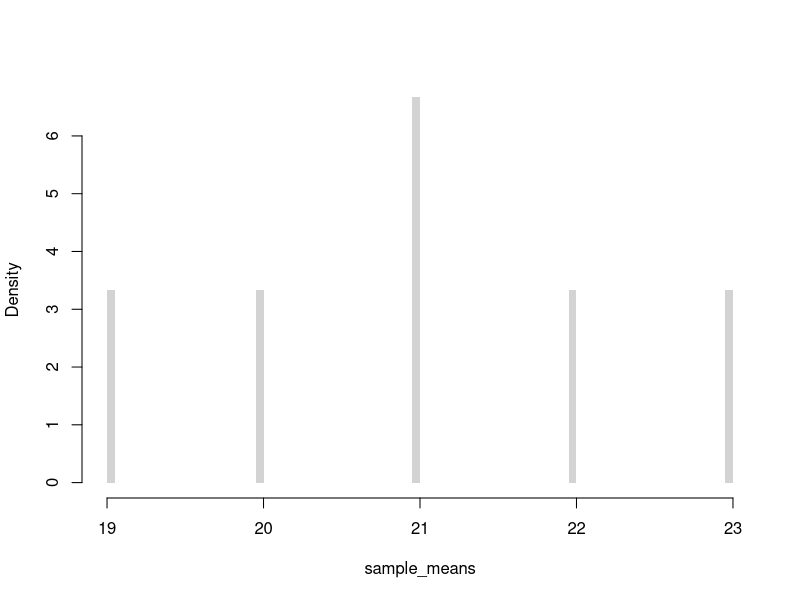
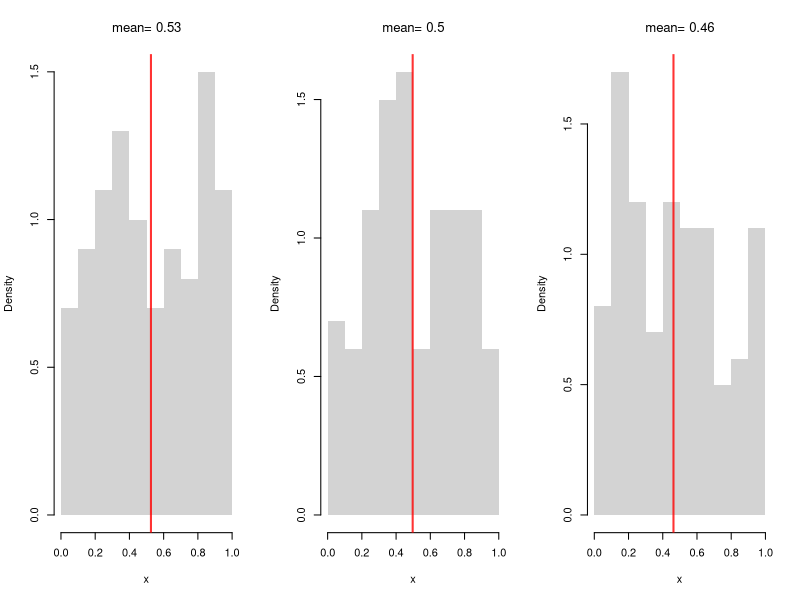
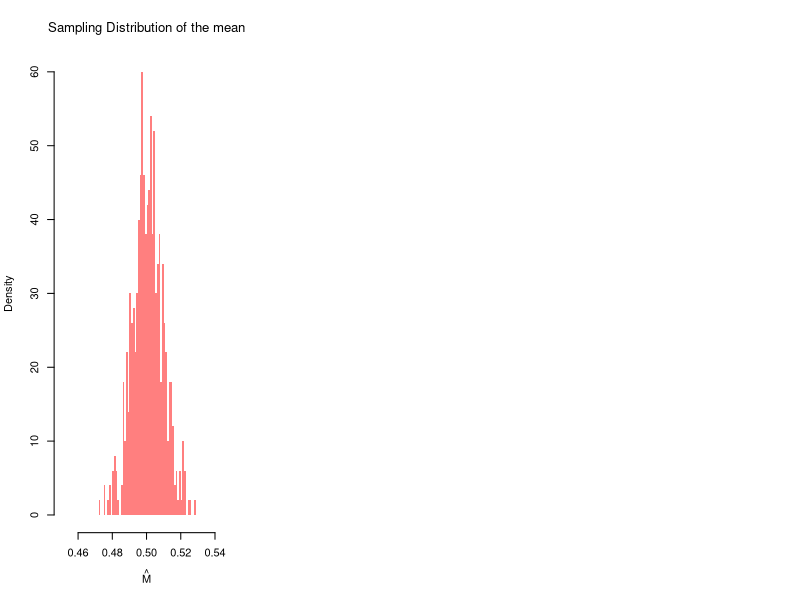
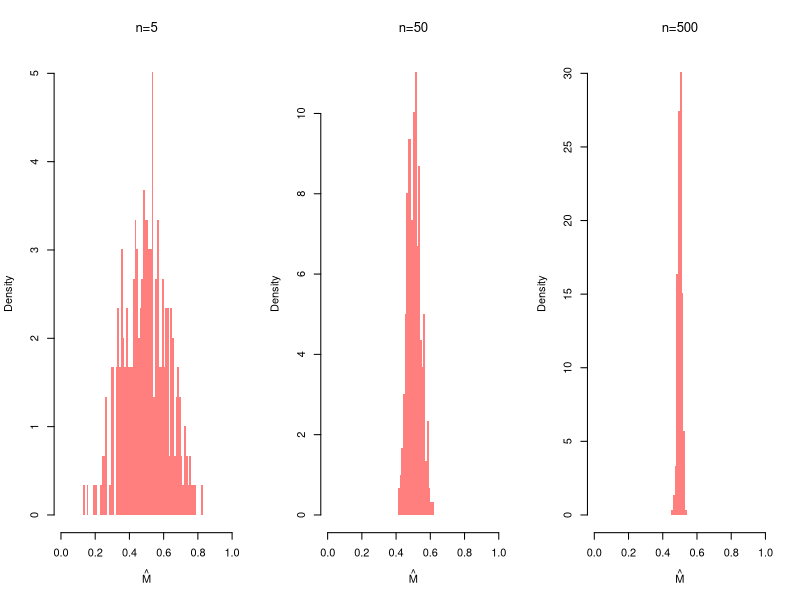
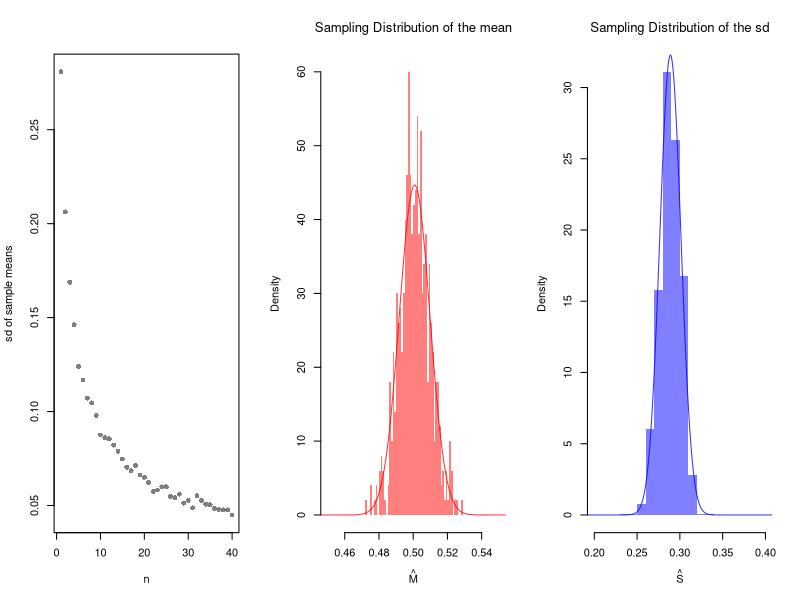
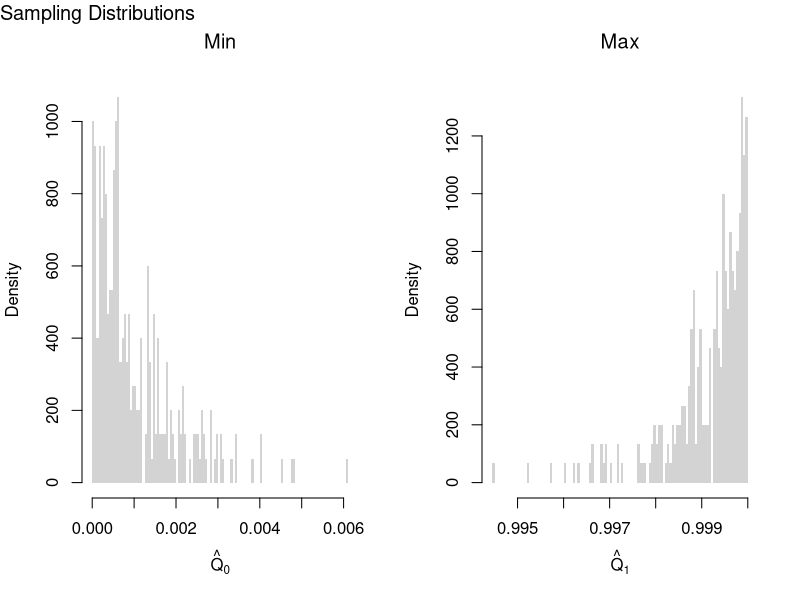
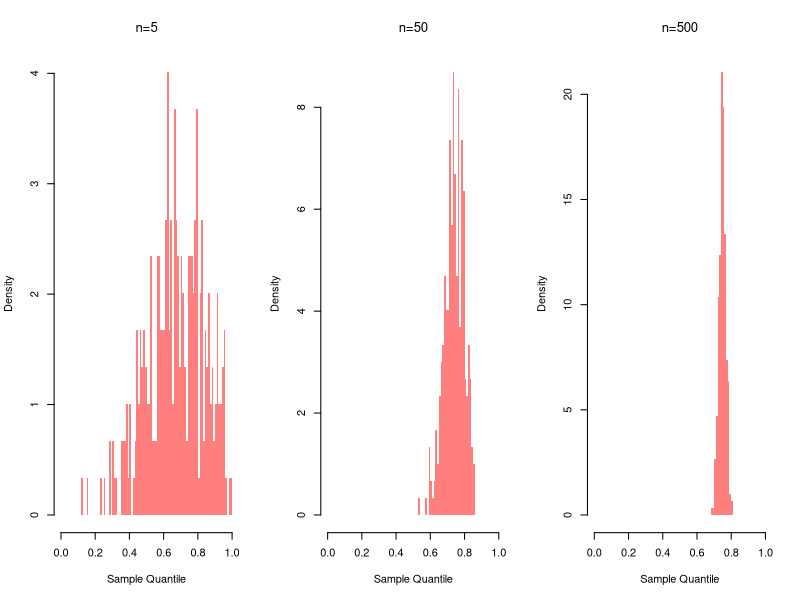
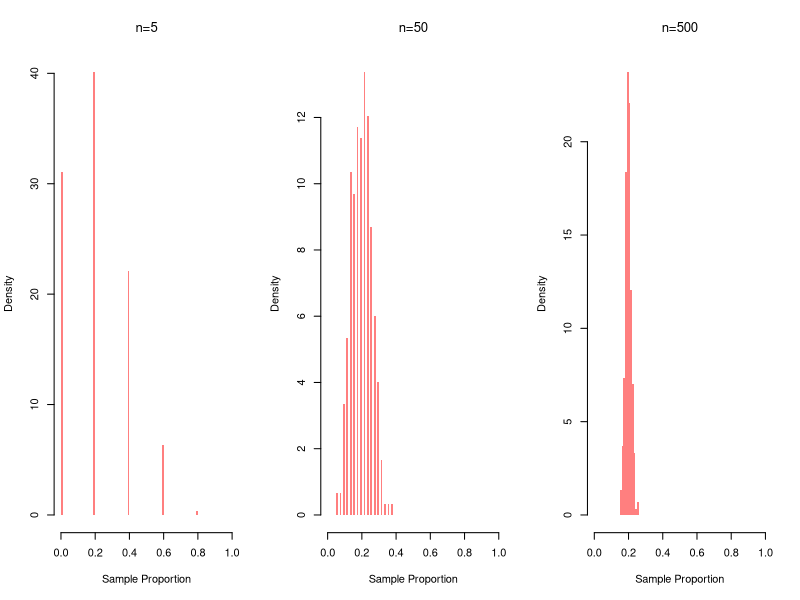

Generate these figures, in order, with R:
## ---- chunk 1
# Simple random sample (no duplicates, equal probability)
x <- c(1, 2, 3, 4) # population
sample(x, 2, replace=F) #sample
## ---- chunk 2
#{1, 2, 3} {1, 3, 2}
#{2, 1, 3} {2, 3, 1}  
#{3, 2, 1} {3, 1, 2}
factorial(3)
## ---- chunk 3
#Ways to draw k=2 from a set with n=4
#{1, 2} {1, 3} {1, 4}  
#      {2, 3} {2, 4}  
#            {3, 4} 

choose(4, 2)
## ---- chunk 4
# License plates: 3 distinct letters, 3 distinct numbers
(26 * 25 * 24) * (10 * 9 * 8)

# Bank-account sample of 3 from 20 (order irrelevant)
choose(20, 3)

# HR committee: morning ordered, afternoon unordered
(25 * 24) * choose(23, 5)
## ---- chunk 5
#All possible samples of two from a bag of numbers {1, 2, 3, 4} with replacement 
#{1, 1} {1, 2} {1, 3}, {3, 4}
#{2, 2} {2, 3} {2, 4}
#{3, 3} {3, 4}
#{4, 4}

# Simple random sample (duplicates, equal probability)
sample(x, 2, replace=T)
## ---- chunk 6
X <- c(18, 20, 22, 24) # Ages for student population
# six possible samples
m1 <- mean( X[c(1, 2)] ) #{1, 2}
m2 <- mean( X[c(1, 3)] ) #{1, 3}
m3 <- mean( X[c(1, 4)] ) #{3, 4}
m4 <- mean( X[c(2, 3)] ) #{2, 3}
m5 <- mean( X[c(2, 4)] ) #{2, 4}
m6 <- mean( X[c(3, 4)] ) #{3, 4}
# sampling distribution
sample_means <- c(m1, m2, m3, m4, m5, m6)
hist(sample_means,
    freq=F, breaks=100,
    main=NA, border=NA)
## ---- chunk 7
# Three Sample Example from infinite population
x1 <- runif(100)
m1 <- mean(x1)
x2 <- runif(100)
m2 <- mean(x2)
x3 <- runif(100)
m3 <- mean(x3)
sample_means <- c(m1, m2, m3)
sample_means

# An Equivalent Approach: fill vector in a loop
sample_means <- rep(NA, 3)
for(i in seq(sample_means)){
    x <- runif(100)
    m <- mean(x)
    sample_means[i] <- m
}
sample_means
## ---- chunk 8
# Three Sample Example w/ Visual
par(mfrow=c(1, 3))
for(b in 1:3){
    x <- runif(100) 
    m <-  mean(x)
    hist(x,
        breaks=seq(0, 1, by=.1), #for comparability
        freq=F, main=NA, border=NA)
    abline(v=m, col=rgb(1, 0, 0, .8), lwd=2)
    title(paste0('mean= ', round(m, 2)),  font.main=1)
}
## ---- chunk 9
# Many sample example
sample_means <- rep(NA, 500)
for(i in seq_along(sample_means)){
    x <- runif(1000)
    m <- mean(x)
    sample_means[i] <- m
}
hist(sample_means,
    breaks=seq(0.45, 0.55, by=.001),
    border=NA, freq=F,
    col=rgb(1, 0, 0, .5),
    xlab=expression(hat(M)),
    main=NA)
title('Sampling Distribution of the mean', font.main=1)
## ---- chunk 10
m_LLLN <- mean(sample_means)
round(m_LLLN, 3)
## ---- chunk 11
par(mfrow=c(1, 3))
for(n in c(5, 50, 500)){
    sample_means_n <- rep(NA, 299)
    for(i in seq_along(sample_means_n)){
        x <- runif(n)
        m <- mean(x)
        sample_means_n[i] <- m
    }
    hist(sample_means_n,
        breaks=seq(0, 1, by=.01),
        border=NA, freq=F,
        col=rgb(1, 0, 0, .5),
        xlab=expression(hat(M)),
        main=NA)
    title(paste0('n=', n), font.main=1)
}
## ---- chunk 12
n_seq <- seq(1, 40)
sd_seq <- rep(NA, length(n_seq))
for(n in seq_along(sd_seq)){
    sample_means_n <- rep(NA, 499)
    for(i in seq_along(sample_means_n)){
        x <- runif(n)
        m <- mean(x)
        sample_means_n[i] <- m
    }
    sd_seq[n] <- sd(sample_means_n)
}
plot(n_seq, sd_seq, pch=16, col=grey(0, 0.5),
    xlab='n', ylab='sd of sample means', main=NA)
## ---- chunk 13
X <- c(18, 20, 22, 24) #student ages (population values)
mean(X) # Population mean

# six possible samples of size 2
m1 <- mean( X[c(1, 2)] ) #{1, 2}
m2 <- mean( X[c(1, 3)] ) #{1, 3}
m3 <- mean( X[c(1, 4)] ) #{1, 4}
m4 <- mean( X[c(2, 3)] ) #{2, 3}
m5 <- mean( X[c(2, 4)] ) #{2, 4}
m6 <- mean( X[c(3, 4)] ) #{3, 4}
means_2 <- c(m1, m2, m3, m4, m5, m6)
sort(means_2)

# four possible samples of size 3
m1 <- mean( X[c(1, 2, 3)] ) 
m2 <- mean( X[c(1, 2, 4)] ) 
m3 <- mean( X[c(1, 3, 4)] ) 
m4 <- mean( X[c(2, 3, 4)] ) 
means_3 <- c(m1, m2, m3, m4)
sort(means_3)
## ---- chunk 14
hist(sample_means,
    breaks=seq(0.45, 0.55, by=.001),
    border=NA, freq=F,
    col=rgb(1, 0, 0, .5),
    xlab=expression(hat(M)),
    main=NA)
title('Sampling Distribution of the mean', font.main=1)

# Approximately normal?
mu <- mean(sample_means)
mu_sd <- sd(sample_means)
x <- seq(0.1, 0.9, by=0.001)
fx <- dnorm(x, mu, mu_sd)
lines(x, fx, col=rgb(1, 0, 0, .8))
## ---- chunk 15
# CLT example of the 'sd' statistic
sample_sds <- rep(NA, 1000)
for(i in seq_along(sample_sds)){
    x <- runif(100) # same distribution
    s <- sd(x) # different statistic
    sample_sds[i] <- s
}
hist(sample_sds,
    breaks=seq(0.2, 0.4, by=.01),
    border=NA, freq=F,
    col=rgb(0, 0, 1, .5),
    xlab=expression(hat(S)),
    main=NA)
title('Sampling Distribution of the sd', font.main=1)

# Approximately normal?
mu <- mean(sample_sds)
mu_sd <- sd(sample_sds)
x <- seq(0.1, 0.9, by=0.001)
fx <- dnorm(x, mu, mu_sd)
lines(x, fx, col=rgb(0, 0, 1, .8))

# try another random variable, such as rexp(100) instead of runif(100)
## ---- chunk 16
# Create 300 samples, each with 1000 random uniform variables
x_samples <- matrix(nrow=300, ncol=1000)
for(i in seq(1, nrow(x_samples))){
    x_samples[i, ] <- runif(1000)
}
# Each row is a new sample
length(x_samples[1, ])

# Compute min and max for each sample
x_mins <- apply(x_samples, 1, quantile, probs=0)
x_maxs <- apply(x_samples, 1, quantile, probs=1)

# Plot the sampling distributions of min, median, and max
# Median looks normal. Maximum and minimum do not!
par(mfrow=c(1, 2))
hist(x_mins, breaks=100, main=NA,
    xlab=expression(hat(Q)[0]), border=NA, freq=F)
title('Min', font.main=1)
hist(x_maxs, breaks=100, main=NA,
    xlab=expression(hat(Q)[1]), border=NA, freq=F)
title('Max', font.main=1)
title('Sampling Distributions', outer=T, line=-1, adj=0, font.main=1)
## ---- chunk 17
par(mfrow=c(1, 3))
for(n in c(5, 50, 500)){
    sample_quants_n <- rep(NA, 299)
    for(i in seq_along(sample_quants_n)){
        x <- runif(n)
        m <- quantile(x, probs=0.75) #upper quartile
        sample_quants_n[i] <- m
    }
    hist(sample_quants_n,
        breaks=seq(0, 1, by=.01),
        border=NA, freq=F,
        col=rgb(1, 0, 0, .5),
        xlab='Sample Quantile',
        main=NA)
    title(paste0('n=', n), font.main=1)
}
## ---- chunk 18
par(mfrow=c(1, 3))
for(n in c(5, 50, 500)){
    sample_props_n <- rep(NA, 299)
    for(i in seq_along(sample_props_n)){
        x <- sample(1:5, size=n, prob=c(1:5)/15, replace=T)
        p3 <- mean(x==3)
        sample_props_n[i] <- p3
    }
    hist(sample_props_n,
        breaks=seq(0, 1, by=.01),
        border=NA, freq=F,
        col=rgb(1, 0, 0, .5),
        xlab='Sample Proportion',
        main=NA)
    title(paste0('n=', n), font.main=1)
}
## ---- chunk 19
par(mfrow = c(1, 3))
for (n in c(50, 500, 5000)) {
  x <- runif(n)
  Fx <- ecdf(x)
  plot(Fx, main=NA)
  title(paste0('n=', n), font.main=1)
}
## ---- chunk 20
sample_dat <- USArrests[, 'Murder']
sample_mean <- mean(sample_dat)
sample_mean
## ---- chunk 21
# Generate Non-normal Data, from Hesterberg (2015)

# Population is 50% N(-2, 1) and 50% N(2, 4)
populationMean <- c(-2, 2)
populationVar <- c(1, 4)

# Generate samples from population
rPopulation <- function(n){
  # Which distribution is each observation coming from
  di <- sample(1:2, size=n, replace=TRUE, prob=c(.5, .5))
  rnorm(n, mean=populationMean[di], sd=sqrt(populationVar)[di])
}

# Compute Sample Mean
n <- 25
set.seed(2)
sample_dat <- rPopulation(n)
sample_mean <- mean(sample_dat)
## ---- chunk 22
# Plot Bootstrap Mean
# Modified from Hesterberg (2015)

#### Some parameters for figure layout.
divideX <- c(.6, .65)
divideY <- c(0, .32, .33, .65, .70, 1)
useFraction <- .9
Fraction2 <- 0:1 + c(1, -1) * (1-useFraction)/2
rescaleY <- function(x) (x-.33)/.67
divideY3 <- (c(NA, NA, .33, .65, .70, 1) - .33)/.67

PlotSample <- function(data,
    lineMu=TRUE,
    star=FALSE,
    lineM=NULL,
    col='gray'){
  # lineMu: logical, add a vertical line at mu
  # star:  logical, label with xbar* instead of xbar
  # lineM: NULL or numeric; add a vertical line there

  hist(data, breaks=seq(-6, 8, length=21), col=col,
       probability=TRUE, axes=FALSE, new=FALSE, border=NA,
       xlab='', xlim=c(-6, 8), ylim=c(0, .351),
       xaxs='i', yaxs='i', main=NA)
  axis(side=1, at=c(-6, 8))
  axis(side=1, at=mean(data),
       if(star) expression(hat(M)[r]) else expression(hat(M)))
  if(lineMu) {
    segments(mean(populationMean), y0=0, y1=.32)
    axis(side=1, at=mean(populationMean), '')
  }
  if(length(lineM)) {
    segments(lineM, y0=0, y1=.32, col=rgb(1, 0, 0, .8), lty=2)
    axis(side=1, at=lineM, '', col=rgb(1, 0, 0, .8))
  }
  invisible(NULL)
}

### Plot sample (as substitute for population)
par(fig=c(divideX[1] * (1/3 + 1/3 * Fraction2), divideY3[5:6]),
    mar=.1 + c(2, 0, 0, 0), mex=.8)
PlotSample(sample_dat, lineM=sample_mean)
axis(1, sample_mean, expression(hat(M)), col=rgb(1, 0, 0, .8))

### Bootstrap samples
set.seed(2)  ## Cherry Pick Some Good Ones
B <- lapply(1:20, function(b) { sample(sample_dat, replace=T) })
temp <- lapply(B, hist, breaks=seq(-6, 8, length=21), plot=F)
Bii <- which(sapply(temp, function(x) max(x[['counts']])) <= 5)
## Plot the Cherries
par(fig=c(divideX[1] * (0/3 + 1/3*Fraction2), divideY3[3:4]), new=T)
PlotSample(B[[Bii[1]]], sample_mean, lineMu=F, star=T)
par(fig=c(divideX[1] * (1/3 + 1/3*Fraction2), divideY3[3:4]), new=T)
PlotSample(B[[Bii[3]]], sample_mean, lineMu=F, star=T)
par(fig=c(divideX[1] * (2/3 + 1/3*Fraction2), divideY3[3:4]), new=T)
PlotSample(B[[Bii[2]]], sample_mean, lineMu=F, star=T)

### Bootstrap Distribution
par(fig=c(divideX[2], 1, 0, .5), new=T)
par(mar=c(4.1, 0, 0, 0))
set.seed(2)
Bmeans <- sapply(1:999, function(b) {
    dat_b <- sample(sample_dat, replace=T) # c.f. jackknife
    mean(dat_b)
})
hist(Bmeans, xlim=c(-3, 3), ylim=c(0, 1), breaks=61, border=NA,
     axes=F, col='gray', freq=F, main=NA, yaxs='i',
     xlab='', ylab='')
abline(v=sample_mean, col=rgb(1, 0, 0, .8), lty=2)
abline(v=mean(populationMean))
axis(1, c(-3, 3))
axis(1, at=sample_mean, expression(hat(M)), col=rgb(1, 0, 0, .8))
#axis(3, at=mean(populationMean), expression(mu))

### Arrows
par(mar=c(2.1, 0, 0, 0))
par(fig=c(0, 1, 0, 1), usr=c(0, 1, 0, 1))
arrows(lwd=1.5, length=.125,
       x0=divideX[1] * (.29 + .42 * ppoints(5)[c(1, 3, 5)]),
       x1=divideX[1] * seq(.3, .7, length=3),
       y0=rescaleY(divideY[4:5] %*% c(.2, .77)) - .05,
       y1=rescaleY(divideY[4] - c(.6, 1, .6)*(divideY[5]-divideY[4])) - .05)
arrows(divideX[1], c(.1, .2, .3), length=.125, divideX[2], lwd=1.5)

### Text
text(.4, .8, adj=0, 'Sample')
text((divideX[2]+1)/2, .55, adj=.5, 'Resampling Distribution')
text(0.01, divideY3[4]+.03, adj=0, 'Resamples (r)')
legend(.01, .9, lty=1:2, col=c(rgb(0, 0, 0, .8), rgb(1, 0, 0, .8)), legend=expression(mu, hat(M)))
## ---- chunk 23
small_dat <- c(1, 6, 7, 22)
jackknife_meds <- rep(NA, length(small_dat))
for(i in seq_along(jackknife_meds)){
    jackknife_meds[i] <- median(small_dat[-i])
}
jackknife_meds
mean(jackknife_meds)
## ---- chunk 24
sample_dat <- USArrests[, 'Murder']
sample_mean <- mean(sample_dat)

# Jackknife Estimates
n <- length(sample_dat)
jackknife_means <- rep(NA, n)
for(i in seq_along(jackknife_means)){
    dat_noti <- sample_dat[-i]
    mean_noti <- mean(dat_noti)
    jackknife_means[i] <- mean_noti
}
hist(jackknife_means, breaks=25,
    border=NA, freq=F,
    main=NA, xlab=expression(hat(M)[-i]))
abline(v=sample_mean, col=rgb(1, 0, 0, .8), lty=2)
## ---- chunk 25
set.seed(1)
small_dat <- c(1, 6, 7, 22)
bootstrap_meds <- rep(NA, 8)
for(b in seq_along(bootstrap_meds)){
    dat_b <- sample(small_dat, replace=T)
    bootstrap_meds[b] <- median(dat_b)
}
bootstrap_meds
## ---- chunk 26
# Bootstrap estimates
bootstrap_means <- rep(NA, 9999)
for(b in seq_along(bootstrap_means)){
    boot_id <- sample(n, replace=T)
    dat_b  <- sample_dat[boot_id] # c.f. jackknife
    mean_b <- mean(dat_b)
    bootstrap_means[b] <-mean_b
}

hist(bootstrap_means, breaks=25,
    border=NA, freq=F,
    main=NA, xlab=expression(hat(M)[b]))
abline(v=sample_mean, col=rgb(1, 0, 0, .8), lty=2)
## ---- chunk 27
# theoretical probabilities
x <- c(0, 1)
x_probs <- c(1/4, 3/4)
# sample draws
coin_sample <- sample(x, prob=x_probs, 1000, replace=T)
Fhat <- ecdf(coin_sample)

x_probs_boot <- c(Fhat(0), 1-Fhat(0))
x_probs_boot # approximately the theoretical value
coin_resample <- sample(x, prob=x_probs_boot, 999, replace=T)
# any draw from here is almost the same as the original process
## ---- chunk 28
sd(bootstrap_means) # standard error estimate for the mean
sd(sample_dat) # standard deviation
## ---- chunk 29
sd(jackknife_means)*sqrt(n) # standard error estimate for the mean
sd(bootstrap_means) # standard error estimate for the mean
## ---- chunk 30
B <- 999 # number of bootstrap samples
Nseq <- seq(1, length(sample_dat), by=1) # different resample sizes
n_id <- seq_along(sample_dat) # who to potentially resample

## For each sample size, compute the bootstrap SE
SE <- rep(NA, length(Nseq))
for(n in seq_along(Nseq)){
    sample_stats_n <- rep(NA, B)
    for(b in seq(1, B)){
    	b_id <- sample(n_id, size=n, replace=T)
        x_b <- sample_dat[b_id]
        x_stat_b <- mean(x_b) # statistic of interest
        sample_stats_n[b] <- x_stat_b
    }
    se_n <- sd(sample_stats_n) # How much the statistic varies across samples
    SE[n] <- se_n
}

plot(Nseq, SE, pch=16, col=grey(0, 0.5),
    ylab='standard error', xlab='sample size', main=NA)
## ---- chunk 31
med <- quantile(sample_dat, prob=0.5)

# Bootstrap estimates
bootstrap_stat <- rep(NA, 9999)
for(b in seq_along(bootstrap_stat)){
    boot_id <- sample(n, replace=T)
    dat_b  <- sample_dat[boot_id] # c.f. jackknife
    stat_b <- quantile(dat_b, prob=0.5)
    bootstrap_stat[b] <- stat_b
}

hist(bootstrap_stat, breaks=25,
    border=NA, freq=F,
    main=NA, xlab=expression(Med[b]))
abline(v=med, col=rgb(1, 0, 0, .8), lty=2)
## ---- chunk 32
# Standard error estimate for the median
sd(bootstrap_stat)
## ---- chunk 33
# Empirical Distribution
X <- USArrests[, 'Murder']
FX_hat <- ecdf(X)
plot(FX_hat, lwd=2, xlim=c(0, 20),
    pch=16, col=grey(0, .5), main=NA)

# Generating random variables via inverse ECDF
p <- runif(3000) ## Multiple Draws
QX_hat <- quantile(FX_hat, p, type=1)
QX_hat[c(1, 2, 3)]

## Can also do directly from the data
QX_hat <- quantile(X, p, type=1)
QX_hat[c(1, 2, 3)]
## ---- chunk 34
# 4 random data points from 3 different distributions
qunif(4)
qexp(4)
qnorm(4)
## ---- chunk 35
# Theoretical Quantile Function (from VGAM::qdagum)
qdagum <- function(p, scale.b=1, shape1.a, shape2.c) {
  # Quantile function (theoretically derived from the CDF)
  ans <- scale.b * (expm1(-log(p) / shape2.c))^(-1 / shape1.a)
  # Special known cases
  ans[p == 0] <- 0
  ans[p == 1] <- Inf
  # Safety Checks
  ans[p < 0] <- NaN
  ans[p > 1] <- NaN
  if(scale.b <= 0 | shape1.a <= 0 | shape2.c <= 0){ ans <- ans*NaN }
  # Return
  return(ans)
}

# Generate Random Variables (VGAM::rdagum)
rdagum <-function(n, scale.b=1, shape1.a, shape2.c){
    p <- runif(n) # generate random probabilities
    x <- qdagum(p, scale.b=scale.b, shape1.a=shape1.a, shape2.c=shape2.c) #find the inverses
    return(x)
}

# Example
set.seed(123)
X <- rdagum(3000, 1, 3, 1)
X[c(1, 2, 3)]
